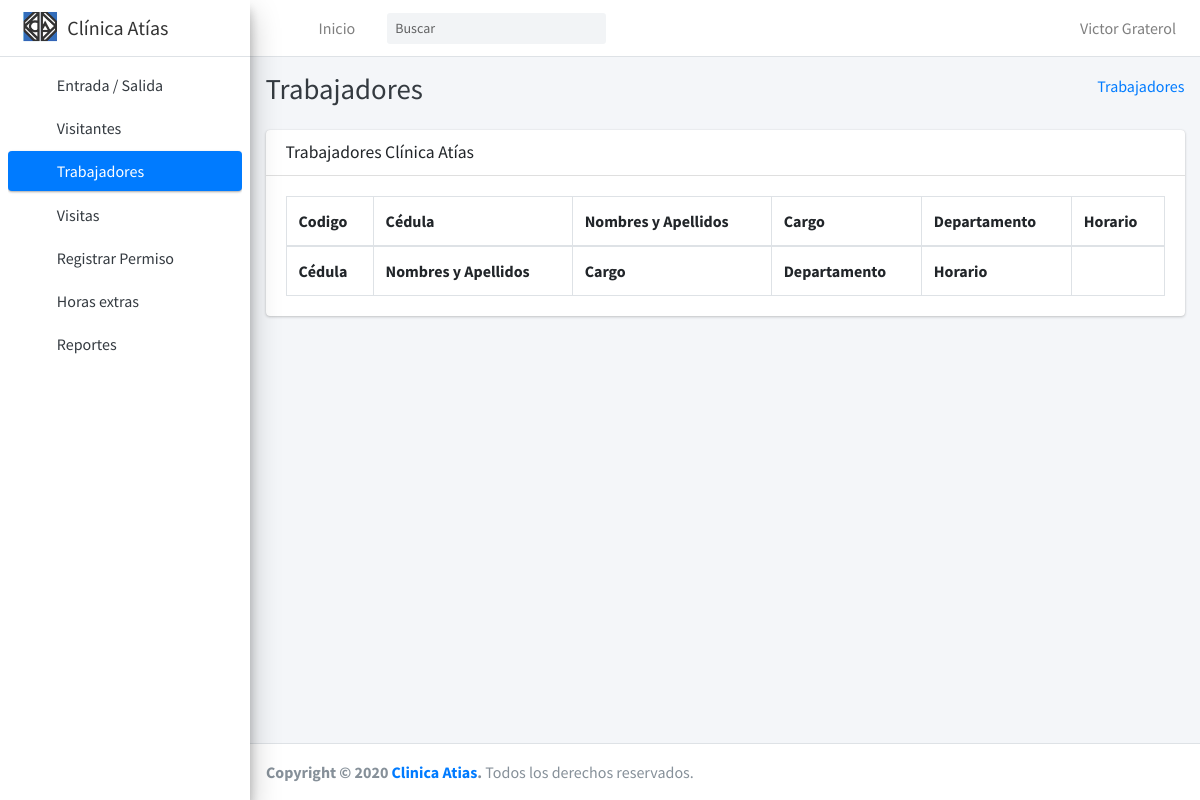
Page /trabajadores/ (signed in) on the earlier database version.
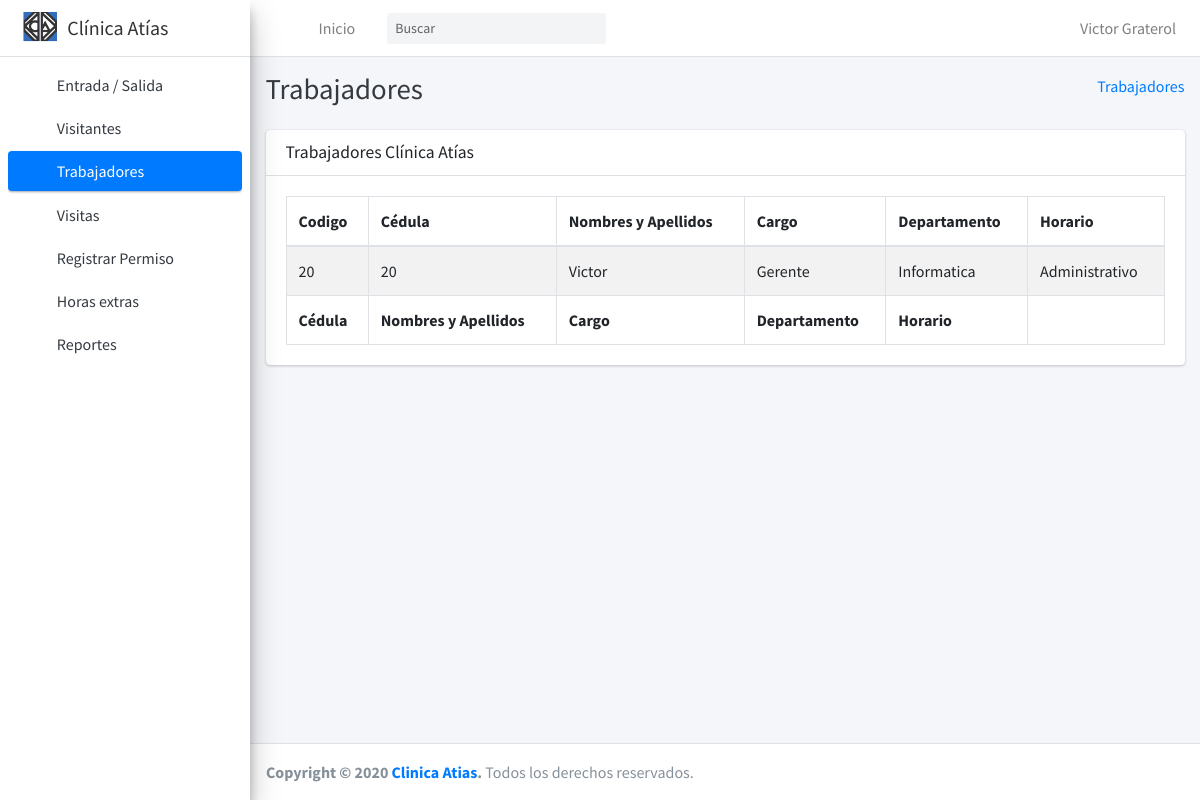
Same page on the later database version.
### registration/models.py (models this page shows, shortened)
class Profile(models.Model):
    sexo_select = [
        ('M', 'Masculino'),
        ('F', 'Femenino'),
    ]
    choise_estatus = [
        ('A', 'Activo'),
        ('I', 'Inactivo'),
    ]
    user = models.OneToOneField(User, on_delete=models.CASCADE, related_name="get_profile")
    codigo = models.IntegerField(verbose_name='Código', null=True, blank=True)
    cedula = models.IntegerField(verbose_name='Cédula')
    cargo = models.CharField(max_length=150 , verbose_name='Cargo')
    departamento = models.ForeignKey(departamento, verbose_name="Departamento", on_delete=models.CASCADE)
    nacimiento = models.DateField(verbose_name='Fecha de Nacimiento', null=True, blank=True)
    sexo = models.CharField(max_length=1, choices=sexo_select, default='M',)
    tlf1 = models.CharField(max_length=50 , verbose_name='Teléfono 1', null = True, blank = True)
    tlf2 = models.CharField(max_length=50 , verbose_name='Teléfono 2', null = True, blank = True)
    horario = models.ForeignKey(horario, verbose_name="Horario", on_delete=models.CASCADE)
    estatus = models.CharField(max_length=1, choices=choise_estatus, default='A',)
    class Meta:
        verbose_name = 'trabajador'
        verbose_name_plural = 'trabajadores'
        ordering = ['codigo']

class departamento(models.Model):
    nombre = models.CharField(max_length=150 , verbose_name='Nombre')
    def __str__(self):
        return self.nombre

class horario(models.Model):
    nombre = models.CharField(max_length=150 , verbose_name='Nombre')
    dias = models.ManyToManyField(dia)
    entrada = models.TimeField()
    salida = models.TimeField()
    def __str__(self):
        return self.nombre

### core/views.py (the view)
# urls.py: path('trabajadores/', views.TrabajadoresListView.as_view(), name ='trabajadores'),
@method_decorator(login_required, name='dispatch')
class TrabajadoresListView(ListView):
    model = Profile
    template_name = 'core/trabajadores.html'

### core/templates/core/trabajadores.html (shortened to what this page needs)
{% extends "core/base.html" %}
{% load static %}
{% block titulo %} Trabajadores {% endblock %}
{% block head %}
  <link rel="stylesheet" href="{% static 'core/plugins/datatables-bs4/css/dataTables.bootstrap4.min.css' %}">
  <link rel="stylesheet" href="{% static 'core/plugins/datatables-responsive/css/responsive.bootstrap4.min.css' %}">
{% endblock %}
{% block breadcums %}
    <li class="breadcrumb-item"><a href="#">Trabajadores</a></li>
{% endblock %}
{% block contenido %}
    <div class="row">
        <div class="col-12">
            <div class="card">
                <div class="card-header">
                    <h3 class="card-title">Trabajadores Clínica Atías</h3>
                </div>
                <div class="card-body">
                    <table id="example1" class="table table-bordered table-striped">
                        <thead>
                            <tr>
                                <th>Codigo</th>
                                <th>Cédula</th>
                                <th>Nombres y Apellidos</th>
                                <th>Cargo</th>
                                <th>Departamento</th>
                                <th>Horario</th>
                            </tr>
                        </thead>
                        <tbody>
                            {% for trabajador in object_list %}
                                <tr>
                                    <td> {{ trabajador.codigo}} </td>
                                    <td> {{ trabajador.cedula}} </td>
                                    <td>{{ trabajador.user.first_name}} {{ trabajador.user.last}}</td>
                                    <td>{{ trabajador.cargo}}</td>
                                    <td>{{ trabajador.departamento}}</td>
                                    <td>{{ trabajador.horario}}</td>
                                </tr>
                            {% endfor %}
                        </tbody>
                        <tfoot>
                            <tr>
                                <th>Cédula</th>
                                <th>Nombres y Apellidos</th>
                                <th>Cargo</th>
                                <th>Departamento</th>
                                <th>Horario</th>
                            </tr>
                        </tfoot>
                    </table>
                </div>
            </div>
        </div>
    </div>
{% endblock %}

Differences in the rows shown:
added Profile: codigo "20", cedula "20", user.first_name "Victor", cargo "Gerente", departamento "Informatica", horario "Administrativo"
